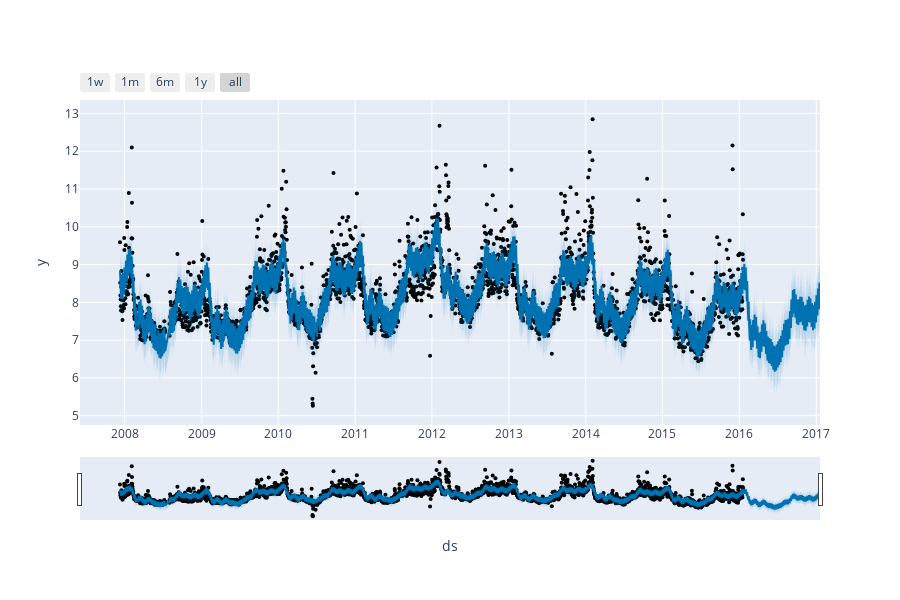

Source (notebook cell):
### Code cell
from prophet.plot import plot_plotly#, plot_components_plotly

plot_plotly(model, forecast)

### Figure 1 — Plotly figure (JSON) as saved in the notebook; plotly's stock layout.template omitted (floating-point values rounded to 4 significant figures; data arrays with more than 128 entries replaced by an {"elided": "..."} marker saying what was removed)
{"data": [{"marker": {"color": "black", "size": 4}, "mode": "markers", "name": "Actual", "type": "scatter", "x": {"elided": "2905 str values"}, "y": {"elided": "2905 float values"}}, {"hoverinfo": "skip", "line": {"width": 0}, "mode": "lines", "type": "scatter", "x": {"elided": "3270 str values"}, "y": {"elided": "3270 float values"}}, {"fill": "tonexty", "fillcolor": "rgba(0, 114, 178, 0.2)", "line": {"color": "#0072B2", "width": 2}, "mode": "lines", "name": "Predicted", "type": "scatter", "x": {"elided": "3270 str values"}, "y": {"elided": "3270 float values"}}, {"fill": "tonexty", "fillcolor": "rgba(0, 114, 178, 0.2)", "hoverinfo": "skip", "line": {"width": 0}, "mode": "lines", "type": "scatter", "x": {"elided": "3270 str values"}, "y": {"elided": "3270 float values"}}], "layout": {"height": 600, "showlegend": false, "width": 900, "xaxis": {"rangeselector": {"buttons": [{"count": 7, "label": "1w", "step": "day", "stepmode": "backward"}, {"count": 1, "label": "1m", "step": "month", "stepmode": "backward"}, {"count": 6, "label": "6m", "step": "month", "stepmode": "backward"}, {"count": 1, "label": "1y", "step": "year", "stepmode": "backward"}, {"step": "all"}]}, "rangeslider": {"visible": true}, "title": {"text": "ds"}, "type": "date"}, "yaxis": {"title": {"text": "y"}}}}
